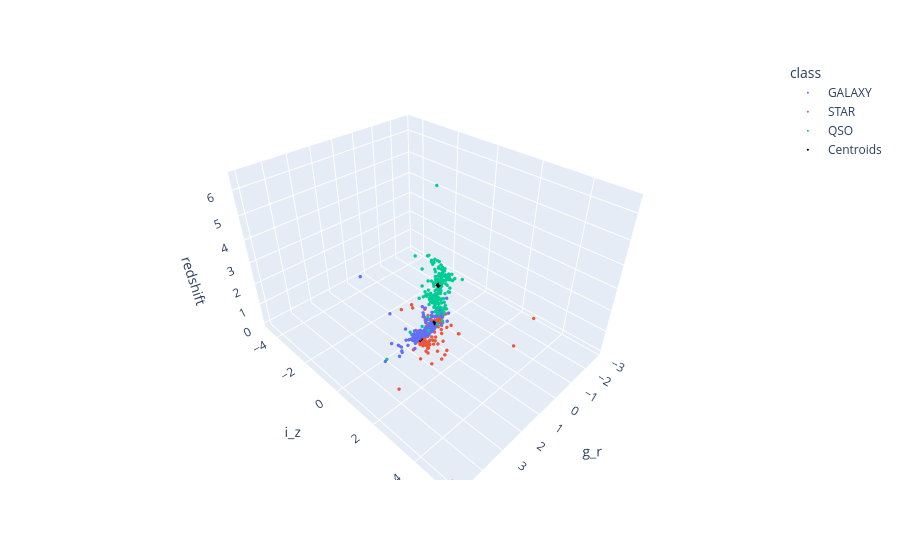

Source (notebook cell):
### Code cell
centers = kmeans.cluster_centers_

fig = px.scatter_3d(
    k_means_sampled,
    x='g_r',
    y='i_z',
    z='redshift',
    color='class',
    
)

fig.add_scatter3d(
    x=clusters[:, 0],
    y=clusters[:, 1],
    z=clusters[:, 2],
    mode='markers',
    marker=dict(size=10, color='black', symbol='diamond'),
    name='Centroids',
    
)

fig.update_traces(marker=dict(size=2))

fig.show()

### Figure 1 — Plotly figure (JSON) as saved in the notebook; plotly's stock layout.template omitted (floating-point values rounded to 4 significant figures; data arrays with more than 128 entries replaced by an {"elided": "..."} marker saying what was removed)
{"data": [{"hovertemplate": "class=GALAXY<br>g_r=%{x}<br>i_z=%{y}<br>redshift=%{z}<extra></extra>", "legendgroup": "GALAXY", "marker": {"color": "#636efa", "size": 2, "symbol": "circle"}, "mode": "markers", "name": "GALAXY", "scene": "scene", "showlegend": true, "type": "scatter3d", "x": {"elided": "200 float values"}, "y": {"elided": "200 float values"}, "z": {"elided": "200 float values"}}, {"hovertemplate": "class=STAR<br>g_r=%{x}<br>i_z=%{y}<br>redshift=%{z}<extra></extra>", "legendgroup": "STAR", "marker": {"color": "#EF553B", "size": 2, "symbol": "circle"}, "mode": "markers", "name": "STAR", "scene": "scene", "showlegend": true, "type": "scatter3d", "x": {"elided": "200 float values"}, "y": {"elided": "200 float values"}, "z": {"elided": "200 float values"}}, {"hovertemplate": "class=QSO<br>g_r=%{x}<br>i_z=%{y}<br>redshift=%{z}<extra></extra>", "legendgroup": "QSO", "marker": {"color": "#00cc96", "size": 2, "symbol": "circle"}, "mode": "markers", "name": "QSO", "scene": "scene", "showlegend": true, "type": "scatter3d", "x": {"elided": "200 float values"}, "y": {"elided": "200 float values"}, "z": {"elided": "200 float values"}}, {"marker": {"color": "black", "size": 2, "symbol": "diamond"}, "mode": "markers", "name": "Centroids", "type": "scatter3d", "x": [0.2323, 0.505, 1.684], "y": [0.1265, 0.1675, 0.5856], "z": [1.936, 0.1795, 0.3565]}], "layout": {"legend": {"title": {"text": "class"}, "tracegroupgap": 0}, "margin": {"t": 60}, "scene": {"domain": {"x": [0, 1], "y": [0, 1]}, "xaxis": {"title": {"text": "g_r"}}, "yaxis": {"title": {"text": "i_z"}}, "zaxis": {"title": {"text": "redshift"}}}}}
